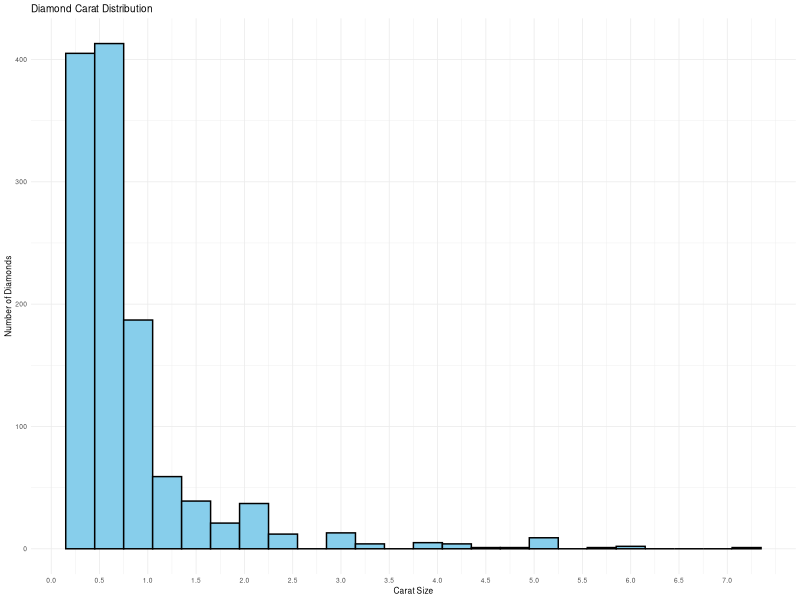
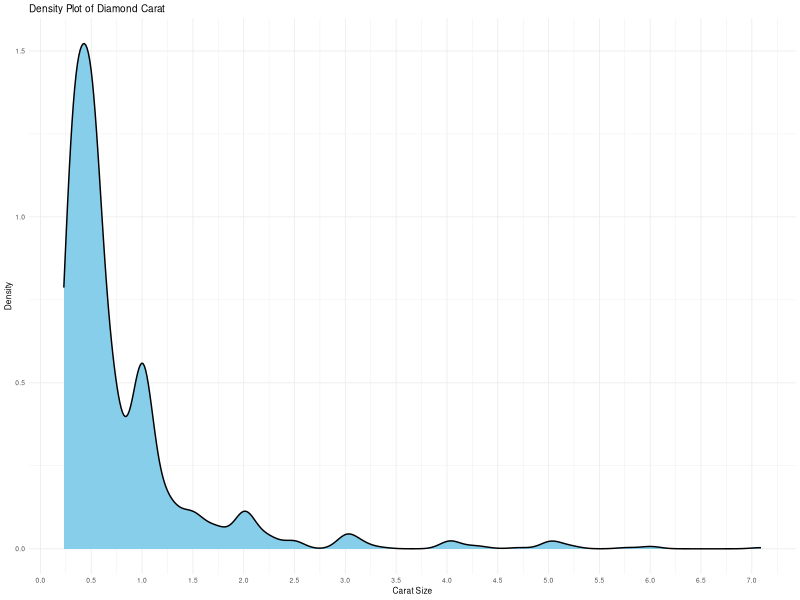
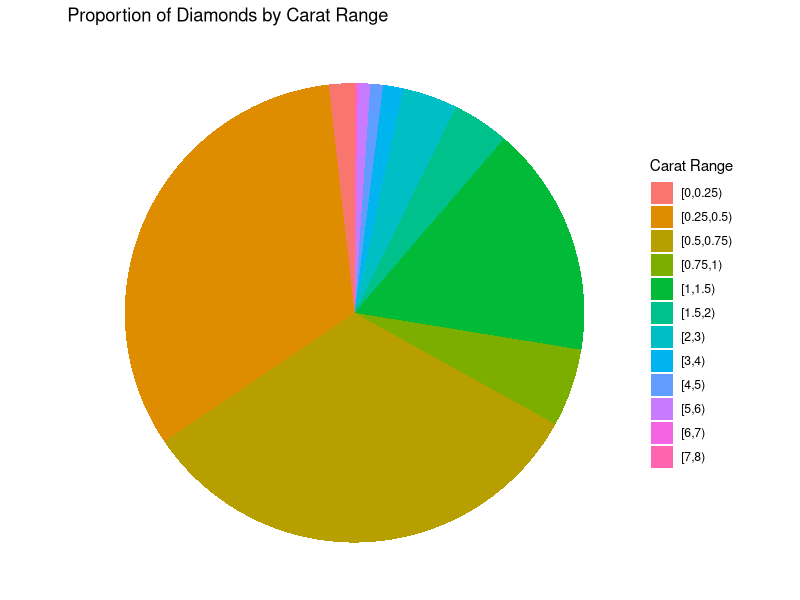
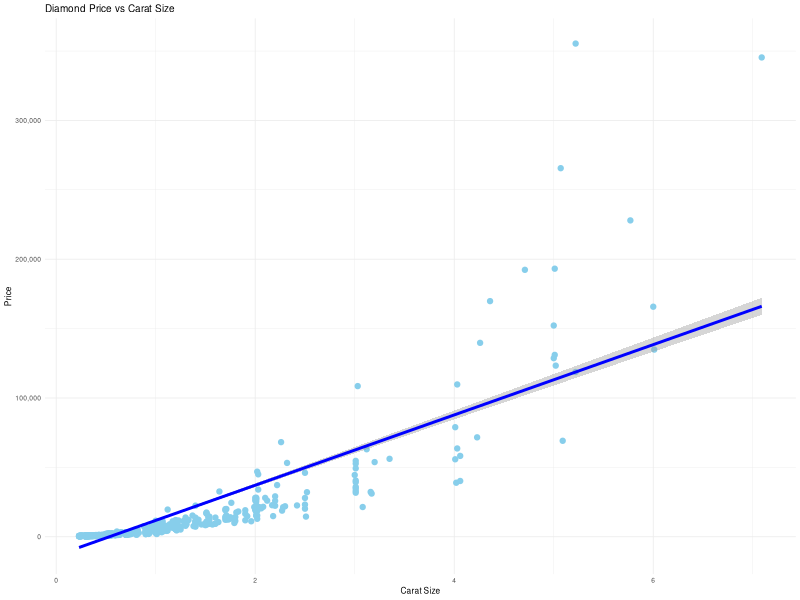

Reproduce these figures in R, in order.
## ---- chunk 1
knitr::opts_chunk$set(echo = TRUE)
library(tidyverse)
library(MASS)
library(ggrepel)
library(kableExtra)
library(scales)
## ---- chunk 2
diamond <- read.csv("diamonds4.csv")
head(diamond)
## ---- chunk 3

ggplot(diamond, aes(x = carat)) +
  geom_histogram(binwidth = 0.3, fill = "skyblue", color = "black", alpha = 1) + 
  labs(title = "Diamond Carat Distribution",x = "Carat Size",y = "Number of Diamonds") +
  scale_x_continuous(breaks = seq(0, max(diamond$carat), by = 0.5)) +
  scale_y_continuous(labels = scales::comma) +
  theme_minimal(base_size = 6)
## ---- chunk 4
# Density plot for Carat
ggplot(diamond, aes(x = carat)) +
  geom_density(fill = "skyblue", color = "black", alpha = 1) +
  labs(title = "Density Plot of Diamond Carat",x = "Carat Size",y = "Density") +
  scale_x_continuous(breaks = seq(0, max(diamond$carat), by = 0.5)) +
  theme_minimal(base_size = 6)
# The density is highest within 0-1 carats
## ---- chunk 5
carat_summary <- diamond %>%
  mutate(carat_bin = cut(carat, breaks = c(0, 0.25, 0.5, 0.75, 1, 1.5, 2, 3, 4, 5,6,7,8), right = FALSE)) %>%
  drop_na(carat_bin) %>%
  count(carat_bin) %>%
  mutate(proportions = round(n / sum(n), 3))
kable(carat_summary, col.names = c("Carat Range", "Count", "Proportion"), 
      caption = "Summary of Diamonds by Carat Range")

## ---- chunk 6
# Pie graph to visualize summary proportion
ggplot(carat_summary, aes(x = "", y = proportions, fill = carat_bin)) +
  geom_bar(stat = "identity", width = 1) +  
  coord_polar("y", start = 0) +
  labs(title = "Proportion of Diamonds by Carat Range", fill = "Carat Range") +
  theme_void()


## ---- chunk 7
ggplot(diamond, aes(x = carat, y = price)) +
  geom_point(color = "skyblue", alpha = 1) +
  geom_smooth(method = "lm", color = "blue") +
  labs(title = "Diamond Price vs Carat Size",x = "Carat Size",y = "Price") +
  scale_y_continuous(labels = scales::comma) +
  theme_minimal(base_size = 6)
  
## ---- chunk 8

carat_price_summary <- diamond %>%
  mutate(carat_bin = cut(carat, breaks = c(0, 0.25, 0.5, 0.75, 1, 1.5, 2, 3, 4, 5, 6, 7, 8), right = FALSE)) %>%
  group_by(carat_bin) %>%
  summarise(Min_Price = min(price, na.rm = TRUE),Max_Price = max(price, na.rm = TRUE),Avg_Price = round(mean(price, na.rm = TRUE), 2)
  )
# Display the table in a clean format using knitr::kable()
kable(carat_price_summary, col.names = c("Carat Range", "Min Price", "Max Price", "Average Price"),
      caption = "Summary of Diamond Prices by Carat Range")
